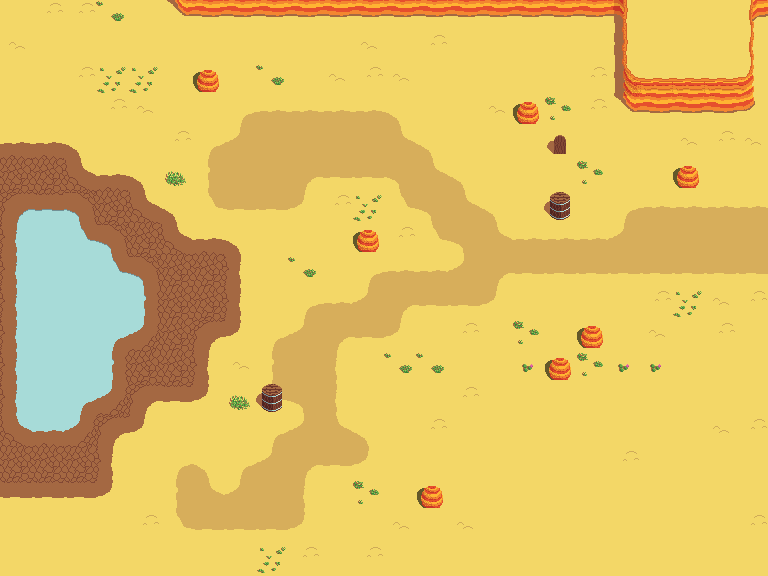

Tiled map render using the project's own tile images. Description and the whole map definition, tile-layer contents included, below:
An orthogonal 24x18 tile map with 32x32 px tiles, 2 tile layers (Tile Layer 1, Overlay), 2 tilesets and 2 objects (ShootOnSight, FindCover).

<map version="1.0" orientation="orthogonal" renderorder="right-down" width="24" height="18" tilewidth="32" tileheight="32" nextobjectid="15">
 <properties>
  <property name="Name" value="LeftDessert" />
    <property name="DeadMap" value="Spirit_LeftDessert" />
  <property name="RightMap" value="DessertTest" />
 </properties>
 <tileset firstgid="1" source="../Tilesets/Dessert.tsx" />
 <tileset firstgid="257" name="PlaceObjects" tilewidth="32" tileheight="32" tilecount="16" columns="4">
  <image source="../Tilesets/PlaceObjects.png" width="128" height="128" />
  <tile id="0">
   <properties>
    <property name="ObjectName" value="ShootOnSight" />
   </properties>
  </tile>
 </tileset>
 <layer name="Tile Layer 1" width="24" height="18">
  <data encoding="csv">
1,38,38,54,213,225,197,197,197,197,197,197,197,197,197,197,197,197,197,198,1,213,1,196,
37,1,213,1,1,1,1,213,1,213,1,37,213,38,1,213,213,1,1,177,178,178,178,179,
1,213,38,53,53,1,1,213,54,213,37,38,37,1,213,213,1,1,38,193,194,194,194,195,
213,213,213,38,37,1,213,84,85,85,85,85,86,1,1,37,1,22,38,225,226,226,226,227,
82,82,83,1,1,38,84,150,101,101,101,101,149,86,1,1,1,213,1,1,1,37,38,37,
98,98,146,82,83,6,100,101,101,133,117,117,134,149,86,1,1,1,22,1,1,1,1,1,
136,120,137,98,146,83,116,117,117,118,38,53,116,134,149,86,1,1,213,84,85,85,85,85,
105,104,119,137,98,146,82,83,1,1,1,1,38,116,134,149,85,85,85,150,101,101,101,101,
105,104,104,119,137,98,98,99,1,54,1,84,85,85,150,133,117,117,117,117,117,117,117,117,
105,104,104,104,103,98,98,99,213,84,85,150,133,117,117,118,213,1,1,1,38,53,37,38,
105,104,104,87,153,98,130,115,84,150,133,117,118,1,38,1,22,1,1,1,37,1,38,213,
105,104,104,103,98,98,99,37,100,101,102,1,54,54,1,1,21,1,22,21,21,1,1,1,
105,104,87,153,130,114,115,6,116,134,102,213,1,213,38,1,1,213,213,213,1,1,1,1,
152,88,153,130,115,213,213,213,84,150,149,86,213,38,213,213,1,213,1,213,1,213,37,38,
98,98,98,99,1,84,86,84,150,133,117,118,213,213,213,1,1,1,213,38,213,213,213,213,
114,114,114,115,213,100,149,150,101,102,1,22,213,213,1,1,213,213,1,1,213,1,1,213,
1,1,1,1,38,116,117,117,117,118,213,1,37,1,37,1,1,1,1,1,213,213,1,38,
1,1,1,1,1,1,1,1,53,38,1,38,1,1,1,1,1,1,1,1,213,213,1,1
</data>
 </layer>
 <layer name="Overlay" width="24" height="18">
  <data encoding="csv">
0,0,0,0,0,0,0,0,0,0,0,0,0,0,0,0,0,0,0,0,0,0,0,0,
0,0,0,0,0,0,0,0,0,0,0,0,0,0,0,0,0,0,0,0,0,0,0,0,
0,0,0,0,0,0,241,0,0,0,0,0,0,0,0,0,0,0,0,0,0,0,0,0,
0,0,0,0,0,0,0,0,0,0,0,0,0,0,0,0,241,0,0,0,0,0,0,0,
0,0,0,0,0,0,0,0,0,0,0,0,0,0,0,0,0,7,0,0,0,0,0,0,
0,0,0,0,0,0,0,0,0,0,0,0,0,0,0,0,0,0,0,0,0,241,0,0,
0,0,0,0,0,0,0,0,0,0,0,0,0,0,0,0,0,55,0,0,0,0,0,0,
0,0,0,0,0,0,0,0,0,0,0,241,0,0,0,0,0,0,0,0,0,0,0,0,
0,0,0,0,0,0,0,0,0,0,0,0,0,0,0,0,0,0,0,0,0,0,0,0,
0,0,0,0,0,0,0,0,0,0,0,0,0,0,0,0,0,0,0,0,0,0,0,0,
0,0,0,0,0,0,0,0,0,0,0,0,0,0,0,0,0,0,241,0,0,0,0,0,
0,0,0,0,0,0,0,0,0,0,0,0,0,0,0,0,0,241,0,0,0,0,0,0,
0,0,0,0,0,0,0,0,55,0,0,0,0,0,0,0,0,0,0,0,0,0,0,0,
0,0,0,0,0,0,0,0,0,0,0,0,0,0,0,0,0,0,0,0,0,0,0,0,
0,0,0,0,0,0,0,0,0,0,0,0,0,0,0,0,0,0,0,0,0,0,0,0,
0,0,0,0,0,0,0,0,0,0,0,0,0,241,0,0,0,0,0,0,0,0,0,0,
0,0,0,0,0,0,0,0,0,0,0,0,0,0,0,0,0,0,0,0,0,0,0,0,
0,0,0,0,0,0,0,0,0,0,0,0,0,0,0,0,0,0,0,0,0,0,0,0
</data>
 </layer>
 <objectgroup name="Objects" offsetx="0" offsety="-1">
  <object id="11" name="ShootOnSight" gid="257" x="512" y="192" width="32" height="32">
   <properties>
    <property name="ObjectName" value="StrongMan" />
    <property name="When" value="not player_is_dead" />
   </properties>
  </object>
  <object id="14" name="FindCover" gid="257" x="384" y="384" width="32" height="32">
   <properties>
    <property name="ObjectName" value="SharpShooter" />
    <property name="When" value="not player_is_dead" />
   </properties>
  </object>
 </objectgroup>
</map>
